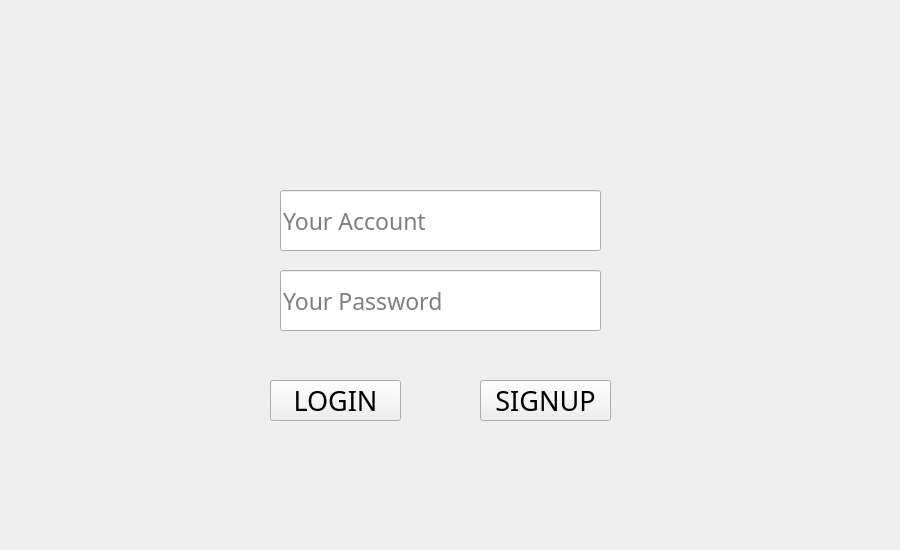
<?xml version="1.0" encoding="UTF-8"?>
<ui version="4.0">
 <class>StartMenu</class>
 <widget class="QWidget" name="StartMenu">
  <property name="geometry">
   <rect>
    <x>0</x>
    <y>0</y>
    <width>900</width>
    <height>550</height>
   </rect>
  </property>
  <property name="sizePolicy">
   <sizepolicy hsizetype="Fixed" vsizetype="Fixed">
    <horstretch>0</horstretch>
    <verstretch>0</verstretch>
   </sizepolicy>
  </property>
  <property name="minimumSize">
   <size>
    <width>640</width>
    <height>550</height>
   </size>
  </property>
  <property name="baseSize">
   <size>
    <width>648</width>
    <height>457</height>
   </size>
  </property>
  <property name="font">
   <font>
    <family>Tondu</family>
    <pointsize>14</pointsize>
   </font>
  </property>
  <property name="windowTitle">
   <string>Form</string>
  </property>
  <property name="styleSheet">
   <string notr="true">startmenu{
background-image: url(:/rc/pix/带标题主界面.png);
}</string>
  </property>
  <widget class="QPushButton" name="loginButton">
   <property name="geometry">
    <rect>
     <x>270</x>
     <y>380</y>
     <width>131</width>
     <height>41</height>
    </rect>
   </property>
   <property name="font">
    <font>
     <family>Tondu</family>
     <pointsize>20</pointsize>
    </font>
   </property>
   <property name="styleSheet">
    <string notr="true"/>
   </property>
   <property name="text">
    <string>LOGIN</string>
   </property>
  </widget>
  <widget class="QPushButton" name="signupButton">
   <property name="geometry">
    <rect>
     <x>480</x>
     <y>380</y>
     <width>131</width>
     <height>41</height>
    </rect>
   </property>
   <property name="font">
    <font>
     <family>Tondu</family>
     <pointsize>20</pointsize>
    </font>
   </property>
   <property name="styleSheet">
    <string notr="true"/>
   </property>
   <property name="text">
    <string>SIGNUP</string>
   </property>
  </widget>
  <widget class="QLabel" name="errorinfo">
   <property name="geometry">
    <rect>
     <x>280</x>
     <y>340</y>
     <width>321</width>
     <height>31</height>
    </rect>
   </property>
   <property name="font">
    <font>
     <family>Lalezar</family>
    </font>
   </property>
   <property name="styleSheet">
    <string notr="true">color: rgb(204, 0, 0);</string>
   </property>
   <property name="text">
    <string/>
   </property>
   <property name="textFormat">
    <enum>Qt::PlainText</enum>
   </property>
  </widget>
  <widget class="QLineEdit" name="loginName">
   <property name="geometry">
    <rect>
     <x>280</x>
     <y>190</y>
     <width>321</width>
     <height>61</height>
    </rect>
   </property>
   <property name="sizePolicy">
    <sizepolicy hsizetype="Ignored" vsizetype="Ignored">
     <horstretch>0</horstretch>
     <verstretch>0</verstretch>
    </sizepolicy>
   </property>
   <property name="font">
    <font>
     <family>Lalezar</family>
     <pointsize>17</pointsize>
    </font>
   </property>
   <property name="styleSheet">
    <string notr="true"/>
   </property>
   <property name="locale">
    <locale language="English" country="UnitedStates"/>
   </property>
   <property name="text">
    <string notr="true"/>
   </property>
   <property name="frame">
    <bool>true</bool>
   </property>
   <property name="placeholderText">
    <string>Your Account</string>
   </property>
  </widget>
  <widget class="QLineEdit" name="loginPassword">
   <property name="geometry">
    <rect>
     <x>280</x>
     <y>270</y>
     <width>321</width>
     <height>61</height>
    </rect>
   </property>
   <property name="font">
    <font>
     <family>Lalezar</family>
     <pointsize>17</pointsize>
    </font>
   </property>
   <property name="styleSheet">
    <string notr="true">
</string>
   </property>
   <property name="inputMask">
    <string comment="*"/>
   </property>
   <property name="text">
    <string/>
   </property>
   <property name="placeholderText">
    <string>Your Password</string>
   </property>
  </widget>
 </widget>
 <resources/>
 <connections/>
</ui>
